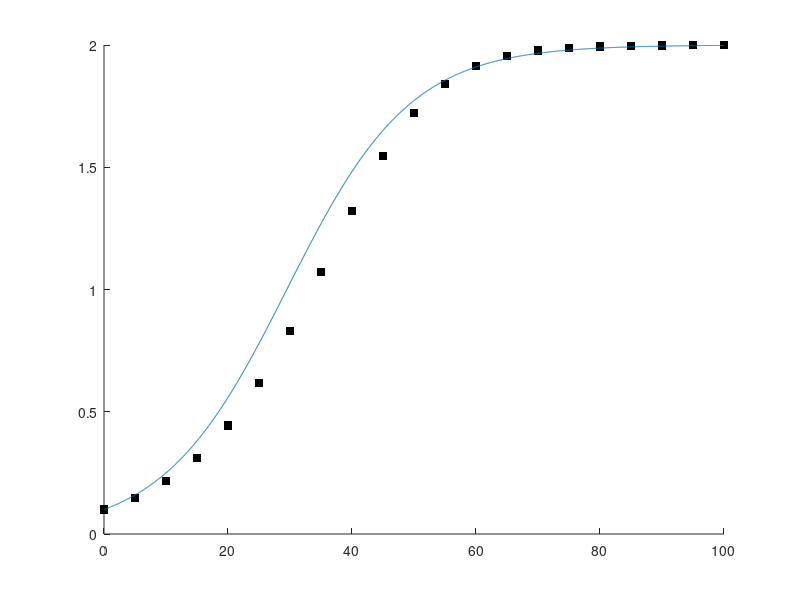
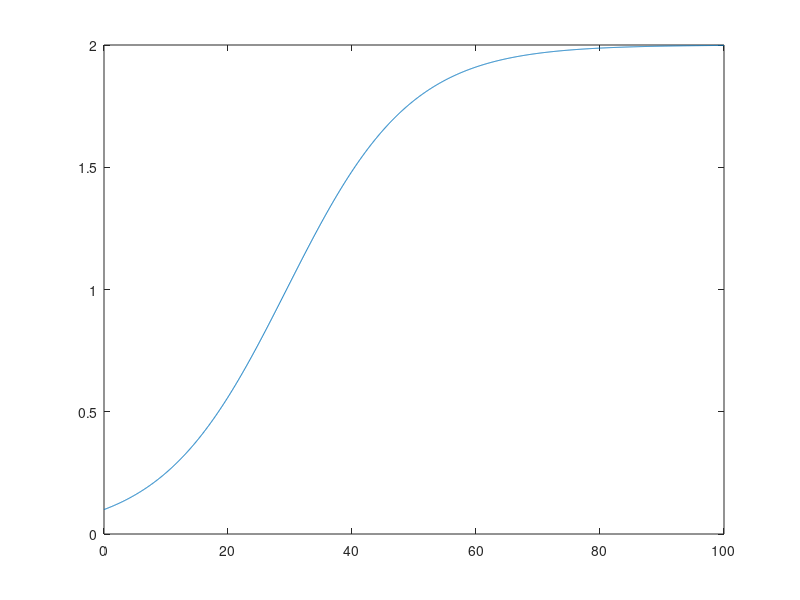
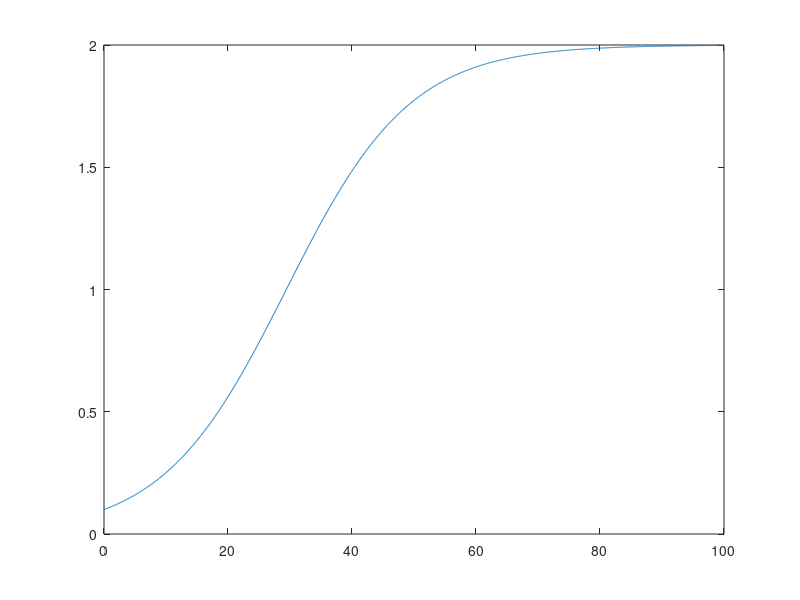

Write the MATLAB code that produced these figures, in order.
r = 0.1;
K = 2;
x0 = 0.1;
timeStep1 = 5;
timeStep2 = 0.05;
maxTime1 = 100/timeStep1;
maxTime2 = 100/timeStep2;
currentTime1 = 0;
currentTime2 = 0;
xList1=[x0];
xList2 =[x0];
xList3 =[x0];
timeList1 = [0];
timeList2 = [0];
for i = 1:maxTime1
    xList1(i+1) = xList1(i) + r * xList1(i) * ( 1 - (xList1(i)/K)) *timeStep1;
    timeList1(i+1) = timeList1(i)+timeStep1;
end
for j = 1:maxTime2
    xList2(j+1) = xList2(j) + r * xList2(j) * ( 1 - xList2(j)/K) *timeStep2;
    xList3(j+1) = K * (-(1-r*timeStep2) + sqrt((1-r*timeStep2)^2 + 4 * r* timeStep2 * (xList3(j)/K)))/(2*r*timeStep2);
    timeList2(j+1) = timeList2(j)+timeStep2;
end

analytical = K./(1+((K./x0)-1).*exp(-r.*(timeList2)));

figure(1)
scatter(timeList1,xList1,'k', 'square', 'filled'); hold on;
plot(timeList2,xList2);hold off

figure(2)
plot(timeList2,analytical)

figure(3)
plot(timeList2,xList3)